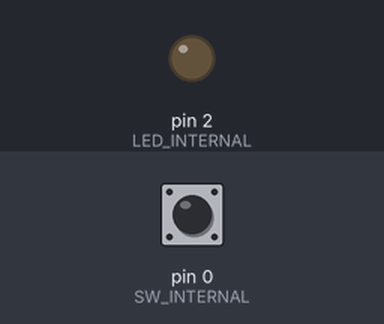
Simulated run of this sketch. Board: Arduino Uno, built with avr-gcc and run on an emulated ATmega328P. Parts: output pins drawn as LEDs (lit = HIGH). Dashed ring = blinking. The test bench sets the inputs (shaded band); at power-on: pin 0 (SW_INTERNAL) HIGH.

Above: at 1.2 s.
1.3 s: pin 0 (SW_INTERNAL) pulled LOW for 3.2 s
At 4.8 s:
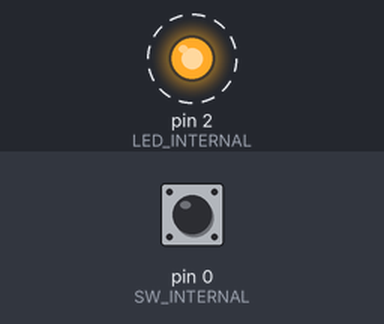
6.0 s: pin 0 (SW_INTERNAL) pulled LOW for 0.15 s
At 7.3 s:
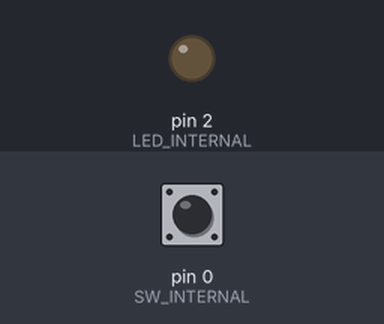
Timing chart, 0 to 9.0 s (numbered marks = the images above; inputs shaded):
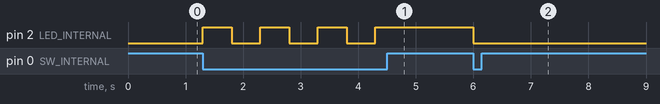

Measured:
- after the input at 1.3 s, pin 2 (LED_INTERNAL): alternates HIGH for 0.50 s and LOW for 0.50 s, 7 changes in all, then stays HIGH, starting at once
- after the input at 6.0 s, pin 2 (LED_INTERNAL): HIGH → LOW at once

The sketch:

led_test.ino
```cpp
#include <ArduinoJson.h>
#define LED_INTERNAL 2
#define SW_INTERNAL 0

#define LED_ON 1
#define LED_OFF 0

void setup() {
  // put your setup code here, to run once:
  initPort();
}

void loop() {
  // put your main code here, to run repeatedly:
  if (digitalRead(SW_INTERNAL) == LOW){
    digitalWrite(LED_INTERNAL, !digitalRead(LED_INTERNAL));
    delay(500);
  }
}

void initPort()
{
    pinMode(LED_INTERNAL, OUTPUT);
    pinMode(SW_INTERNAL, INPUT);

    digitalWrite(LED_INTERNAL, LED_OFF);
}
```
